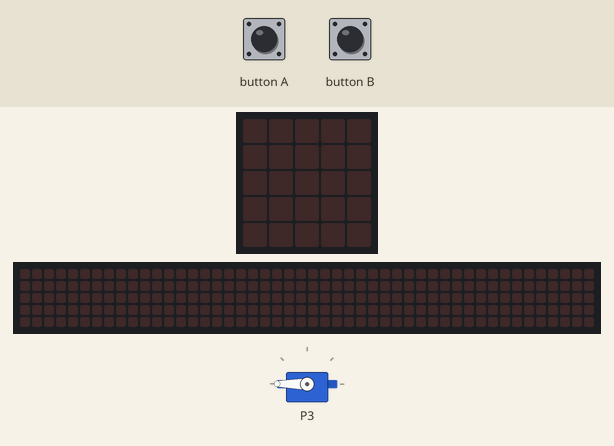
Simulated run of this program. Board: Calliope mini (MakeCode). Shown: servo, the board's 5×5 LED display, a strip that is not on the board, showing the scrolling text unrolled. Inputs (shaded band) come from the test bench. The 48×5 strip is a reading aid, not a part: it shows the text the display is scrolling, unrolled, one strip-width of it at a time.

Above: at 1.2 s.
1.3 s: button A pressed for 0.15 s
At 2.9 s:
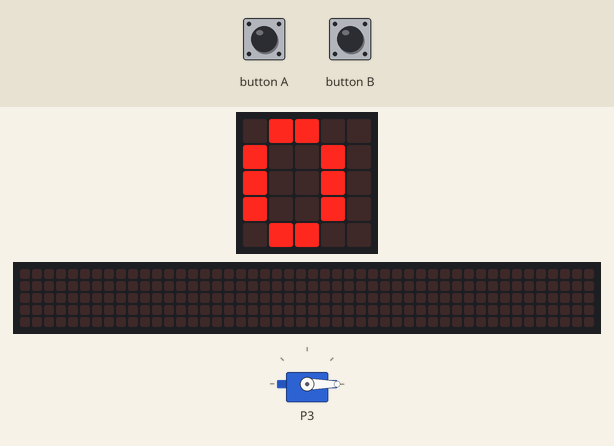
3.7 s: button A pressed for 0.15 s
At 6.32 s:
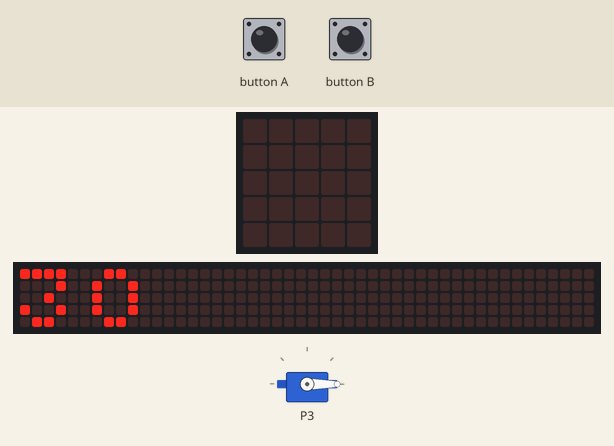
6.7 s: button A pressed for 0.15 s
At 9.32 s:
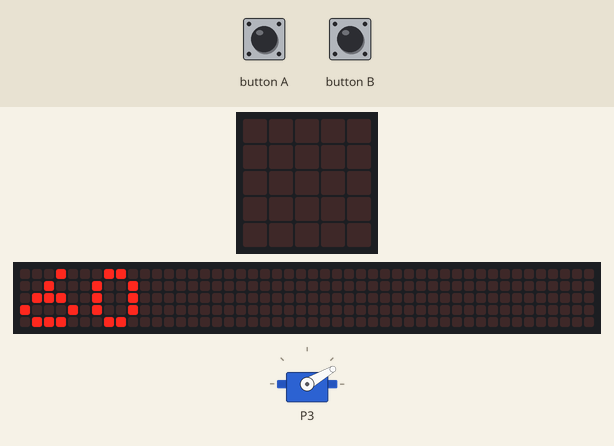
9.7 s: button A pressed for 0.15 s
At 12.32 s:
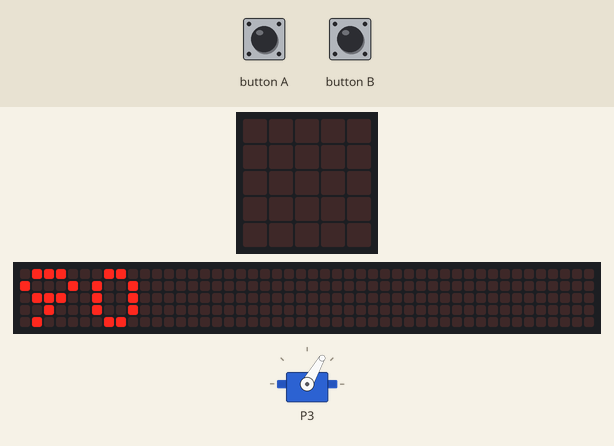
12.7 s: button A pressed 2 times (0.12 s each, 0.3 s apart)
At 13.7 s:
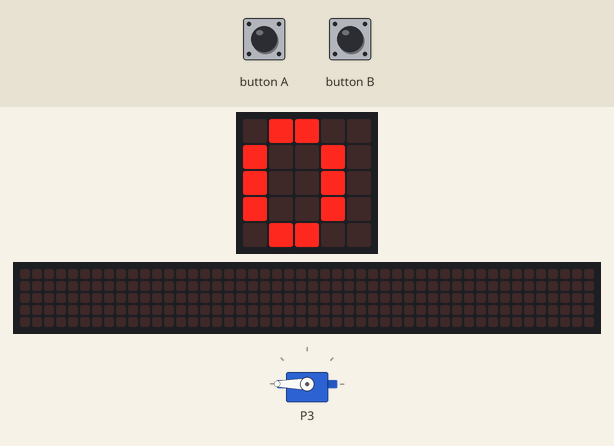
Timing chart, 0 to 15.7 s (numbered marks = the images above; inputs shaded):
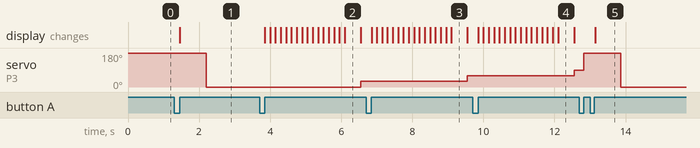

Measured:
- after the input at 1.3 s, servo on P3: 180° → 0° after 0.90 s; the display: changes after 0.15 s (image 1)
- after the input at 3.7 s, servo on P3: 0° → 30° after 2.9 s; the display: first changes after 0.15 s (image 2 shows a later state)
- after the input at 6.7 s, servo on P3: 30° → 60° after 2.9 s; the display: changes after 0.16 s (image 3)
- after the input at 9.7 s, servo on P3: 60° → 90° after 2.9 s; the display: changes after 0.16 s (image 4)
- after the input at 12.7 s, servo on P3: 90° → 180° after 0.12 s, → 0° 1.0 s later; the display: changes after 0.44 s (image 5)
- what the display in image 2 shows lasts 0.5 s, from 6.1 s to 6.6 s

The program:

main.ts
```typescript
function zeigeBlaetter () {
    basic.showNumber(blaetter)
    servos.P3.setAngle(blaetter)
}
function zeigeSprossachse () {
    basic.showNumber(sprossachse)
    servos.P3.setAngle(sprossachse)
}
function zeigeWurzel () {
    basic.showNumber(wurzel)
    servos.P3.setAngle(wurzel)
}
input.onButtonPressed(Button.A, function () {
    bauteile += 1
    if (bauteile == 1) {
        zeigeWurzel()
    } else if (bauteile == 2) {
        zeigeSprossachse()
    } else if (bauteile == 3) {
        zeigeBlaetter()
    } else if (bauteile == 4) {
        zeigeBluete()
    } else {
        zumStart()
    }
})
function zumStart () {
    servo = 0
    bauteile = 0
    servos.P3.setAngle(180)
}
function zeigeBluete () {
    basic.showNumber(bluete)
    servos.P3.setAngle(bluete)
}
input.onButtonPressed(Button.B, function () {

})
let servo = 0
let bauteile = 0
let bluete = 0
let blaetter = 0
let sprossachse = 0
let wurzel = 0
wurzel = 0
sprossachse = 30
blaetter = 60
bluete = 90
zumStart()
basic.forever(function () {

})
```

test.ts
```typescript
// Hier kann man Tests durchführen; diese Datei wird nicht kompiliert, wenn dieses Paket als Erweiterung verwendet wird.
```
